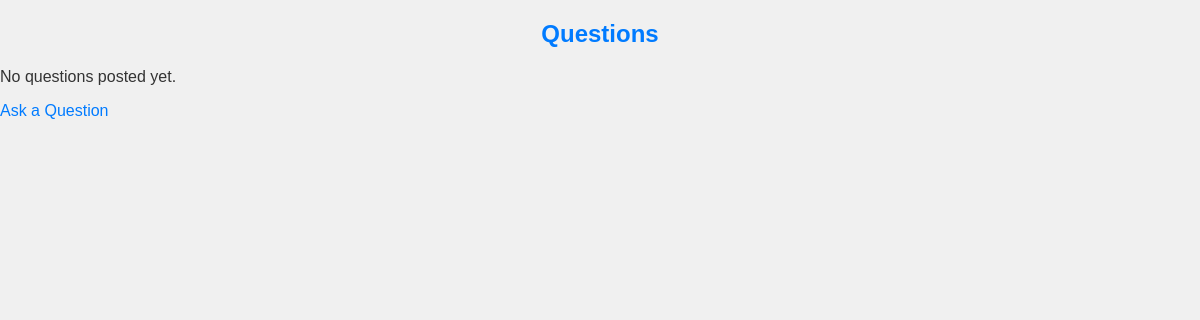
The page /questions/ on the database as committed earlier.
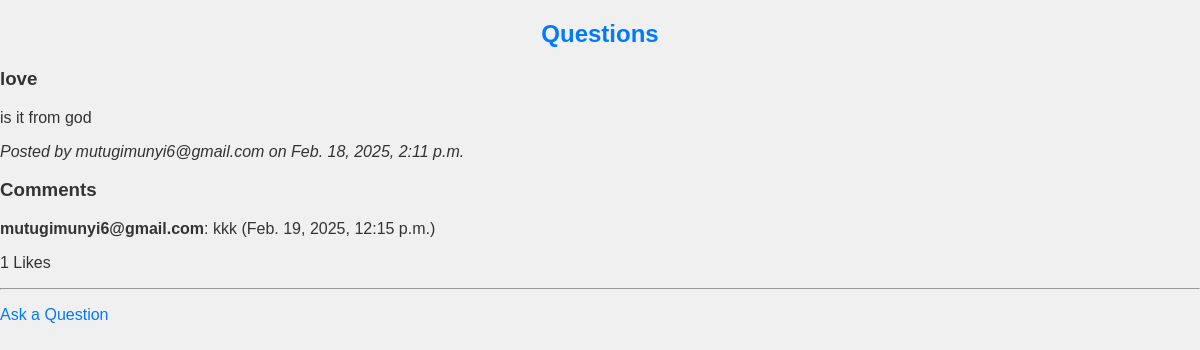
The same page on the database as committed later.
### main/models.py (models this page shows, shortened)
class Question(models.Model):
    user = models.ForeignKey(User, on_delete=models.CASCADE)
    title = models.CharField(max_length=255)
    content = models.TextField()
    created_at = models.DateTimeField(auto_now_add=True)

class Comment(models.Model):
    user = models.ForeignKey(User, on_delete=models.CASCADE)
    question = models.ForeignKey(Question, on_delete=models.CASCADE, null=True, blank=True)
    story = models.ForeignKey(Story, on_delete=models.CASCADE, null=True, blank=True)
    content = models.TextField()
    created_at = models.DateTimeField(auto_now_add=True)

### main/views.py (the view)
# urls.py: path('questions/', questions_list, name='questions_list'),
def questions_list(request):
    questions = Question.objects.all().order_by('-created_at')
    return render(request, 'questions_list.html', {'questions': questions})

### main/templates/questions_list.html (shortened to what this page needs)
<!DOCTYPE html>
<html lang="en">
<head>
    <link rel="stylesheet" type="text/css" href="/static/css/style.css">
</head>
<body>
    <h2>Questions</h2>
    {% for question in questions %}
        <div>
            <h3>{{ question.title }}</h3>
            <p>{{ question.content }}</p>
            <p><i>Posted by {{ question.user.username }} on {{ question.created_at }}</i></p>
            <h3>Comments</h3>
            {% for comment in question.comment_set.all %}
                <p><b>{{ comment.user.username }}</b>: {{ comment.content }} ({{ comment.created_at }})</p>
            {% empty %}
                <p>No comments yet.</p>
            {% endfor %}
            <p>{{ question.like_set.count }} Likes</p>
        </div>
        <hr>
    {% empty %}
        <p>No questions posted yet.</p>
    {% endfor %}
    <p><a href="{% url 'post_question' %}">Ask a Question</a></p>
</body>
</html>

### static/css/style.css (style rules this page uses)
body { font-family: Arial, sans-serif; background-color: #f0f0f0; color: #333; margin: 0; padding: 0; }
h2 { text-align: center; color: #007bff; }
a { text-decoration: none; color: #007bff; }

Rows that differ between the two databases and show on the page:
added Question: title "love", content "is it from god", user.username "mutugimunyi6@gmail.com", created_at "Feb. 18, 2025, 2:11 p.m.", like_set.count "1"
added Comment: user.username "mutugimunyi6@gmail.com", content "kkk", created_at "Feb. 19, 2025, 12:15 p.m."
Other text that changed with them:
text no longer shown: "No questions posted yet."
